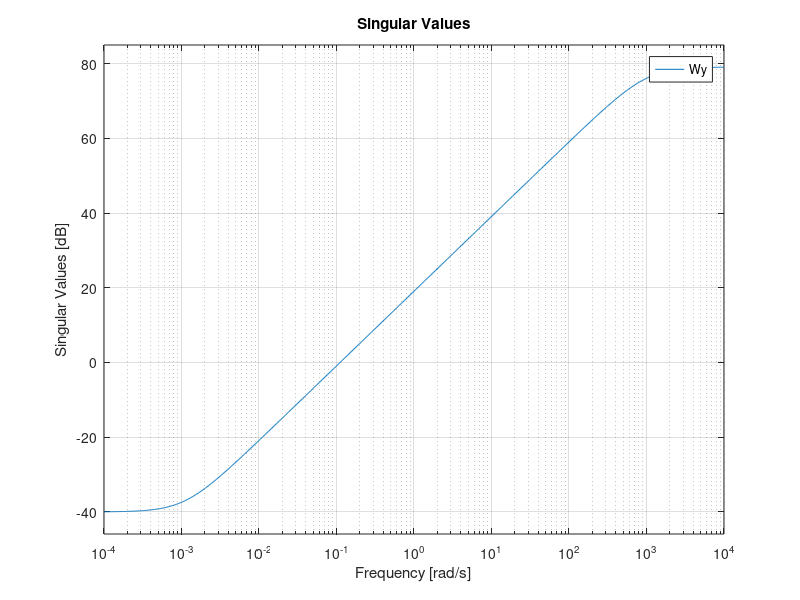
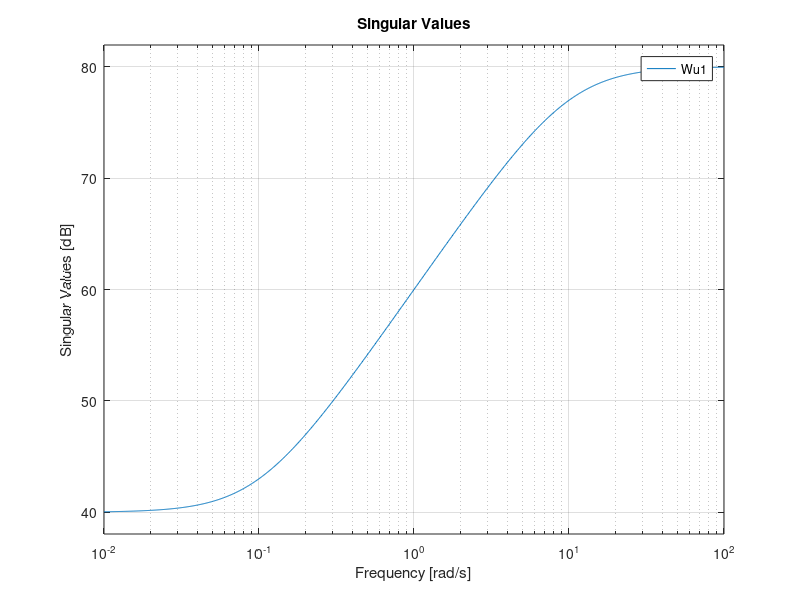
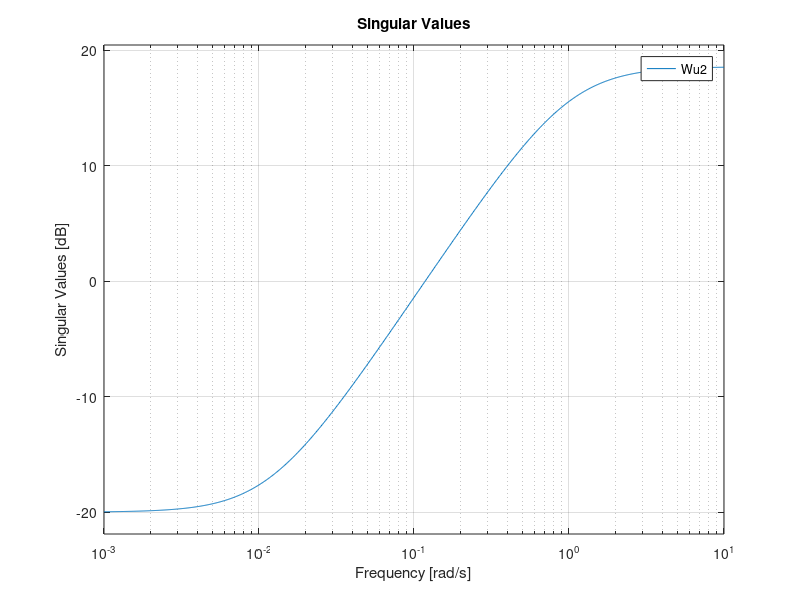

The MATLAB source for these figures, in order: (Note: this script raises an error after producing the figures.)
%H_Infinity
s=tf('s')
%Filter na izhoda
Ty11=900;
Ty12=0.001;
Ky1=0.01;
num1 = Ky1*(Ty11*s+1);
den1 = (Ty12*s+1);
Wy=[num1/den1]

figure(1)
sigma(Wy),grid on



% figure(10)
% bodemag(Wy),grid on

%reverse KU 

%Filter na motor - purvi vhod
T1u=10;
T2u=0.1;
Ku=100;
numu = Ku*(T1u*s+1);
denu = (T2u*s+1);
Wu1=[numu/denu]

figure(2)
sigma(Wu1),grid on;

% Filter na lampa - vtori vhod
T1u=85;
T2u=1;
Ku=0.1;
numu = Ku*(T1u*s+1);
denu = (T2u*s+1);
Wu2=[numu/denu]
% 
 figure(3)
 sigma(Wu2),grid on;

% %Sravnenie dvata filtura na vhoda s predavatelnata
% figure(2)
% sigma(Wu1,Wu2,G),grid on;

% linerizaciq
[A,B,C,D]=linmod('Sl_H_Infinity')

%sintez na H bezkrainost regulator
[K,~,GAM]=hinfsyn(ss(A,B,C,D),1,2,'display','on')
figure(4)
sigma(K)
kd = c2d(K,0.1)

%%%%%%%
[A,B,C,D]=linmod('Sl_H_Infinity_Close_loop')
sys1=(ss(A,B,C,D))

%izhodna custvitelnost - S 
Wyk=sys1(3,1)
figure(5)
sigma(Wyk,Wy),grid on

%custvitelnost na upravlqvashtiq signal k*S
Wuk=sys1(1:2,1)
figure(6)
sigma(Wuk,[Wu1,0;0,Wu2]),grid on

To=sys1(4,1)
figure(7)
sigma(To),grid on
% 
% figure(8)
% hold on
% plot(time,upr,'k'),grid on
% plot(time,upr1,'r*'),grid on
% hold off
% 
% figure(9)
% hold on
% plot(time,izhod,'k'),grid on
% plot(time,izhod1,'g*'),grid on
% hold off


